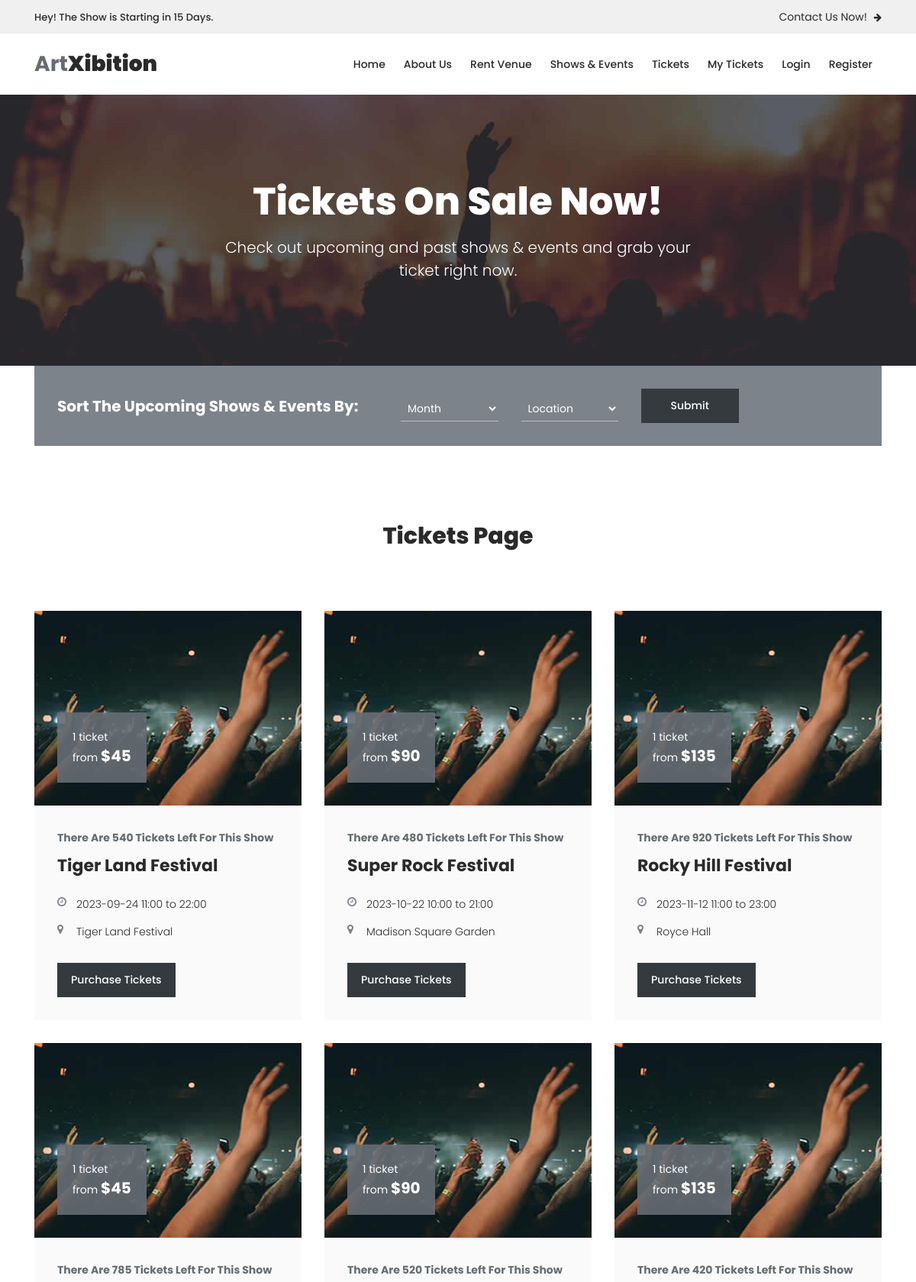
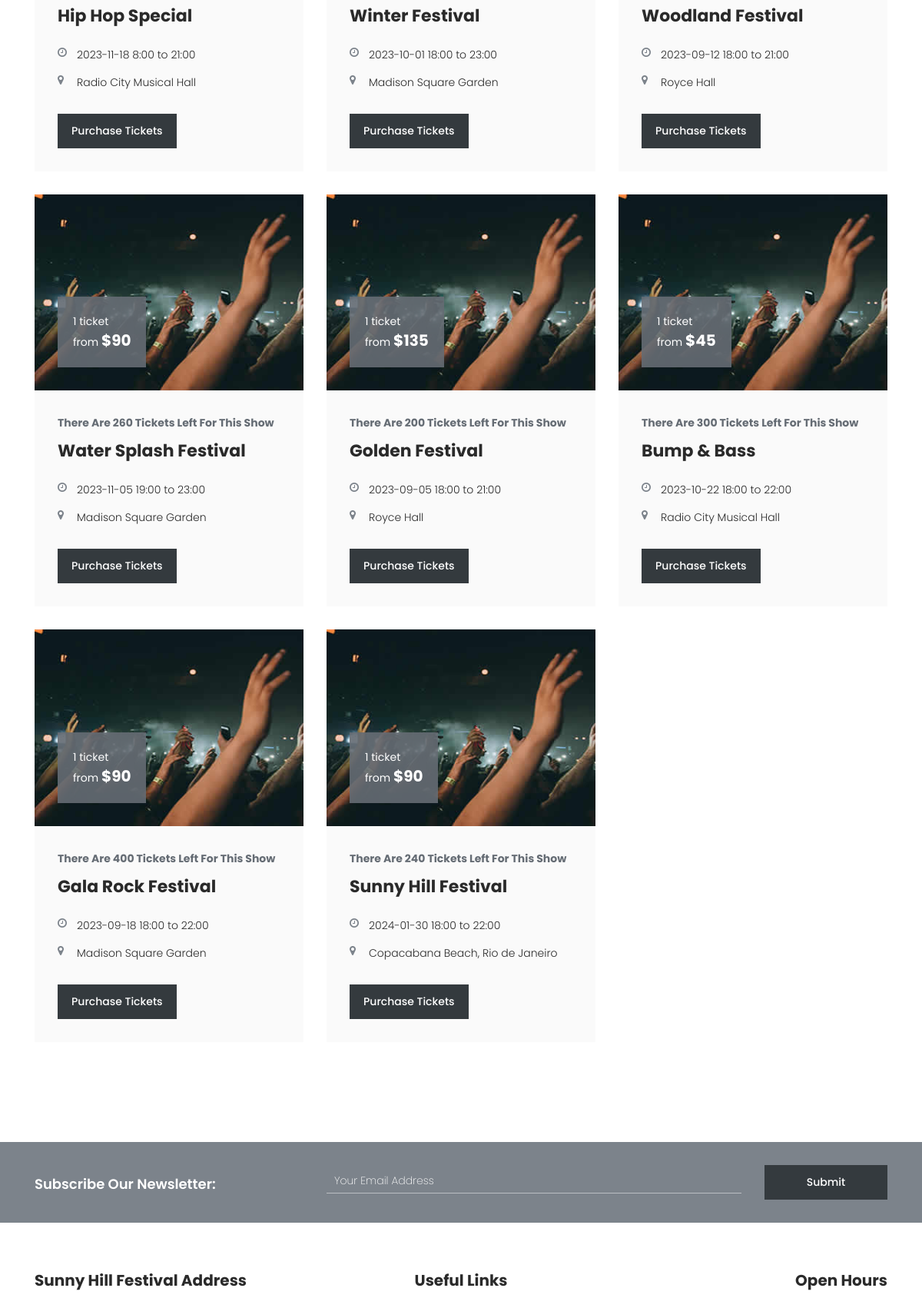
Page /tickets (upper part) on the committed database (2 pictures, top to bottom).
### app/models.py (models this page shows)
    class Etkinlikler(db.Model):
        etkinlik_id = db.Column(db.Integer, primary_key=True)
        etkinlik_ad = db.Column(db.String(100),nullable=False)
        etkinlik_turu = db.Column(db.String(100),nullable=False)
        etkinlik_yeri = db.Column(db.String(100),nullable=False)
        etkinlik_tarih = db.Column(db.Date, nullable=False)
        etkinlik_baslangic_saati = db.Column(db.Integer, nullable=False)
        etkinlik_bitis_saati = db.Column(db.Integer, nullable=False)
        kapasite = db.Column(db.Integer, nullable=False)
        bilet_id = db.Column(db.Integer, nullable=False)
        users = db.relationship('User', secondary='user_etkinliks', back_populates='etkinliks')

### app/views.py (the view)
@app.route('/tickets')
def tickets():
    events = Etkinlikler.query.all()
    return render_template('tickets.html', events=events)

### app/__init__.py (called while the page is built)
@app.before_request
def before_request():
    if "/admin" in request.url:
        if current_user.is_authenticated and current_user.is_admin:
            return None
        else:
            return redirect(url_for("auth.login"))

### app/templates/tickets.html (shortened to what this page needs)
{% extends 'base.html' %}
{%block content%}
    <div class="page-heading-shows-events">
        <div class="container">
            <div class="row">
                <div class="col-lg-12">
                    <h2>Tickets On Sale Now!</h2>
                    <span>Check out upcoming and past shows & events and grab your ticket right now.</span>
                </div>
            </div>
        </div>
    </div>
    <div class="tickets-page">
        <div class="container">
            <div class="row">
                <div class="col-lg-12">
                    <div class="search-box">
                        <form id="subscribe" action="{{ url_for('tickets_filtered') }}" method="POST">
                            <div class="row">
                                <div class="col-lg-5">
                                    <div class="search-heading">
                                        <h4>Sort The Upcoming Shows & Events By:</h4>
                                    </div>
                                </div>
                                <div class="col-lg-7">
                                    <div class="row">
                                        <div class="col-lg-3">
                                            <select name="month">
                                                <option value="Month">Month</option>
                                            </select>
                                        </div>
                                        <div class="col-lg-3">
                                            <select name="location">
                                                <option value="Location">Location</option>
                                            </select>
                                        </div>
                                        <div class="col-lg-3">
                                            <fieldset>
                                                <button type="submit" id="form-submit" class="main-dark-button">Submit</button>
                                            </fieldset>
                                        </div>
                                    </div>
                                </div>
                            </div>
                        </form>
                    </div>
                </div>
                <div class="col-lg-12">
                    <div class="heading">
                        <h2>Tickets Page</h2>
                    </div>
                </div>
                {% for event in events %}
                <div class="col-lg-4">
                    <div class="ticket-item">
                        <div class="thumb">
                            <img src="/static/assets/images/ticket-01.jpg" alt="">
                            <div class="price">
                                <span>1 ticket<br>from <em>${{event.bilet_id*45}}</em></span>
                            </div>
                        </div>
                        <div class="down-content">
                            <span>There Are {{event.kapasite}} Tickets Left For This Show</span>
                            <h4>{{event.etkinlik_ad}}</h4>
                            <ul>
                                <li><i class="fa fa-clock-o"></i> {{event.etkinlik_tarih}} {{event.etkinlik_baslangic_saati}}:00 to {{event.etkinlik_bitis_saati}}:00</li>
                                <li><i class="fa fa-map-marker"></i>{{event.etkinlik_yeri}}</li>
                            </ul>
                            <div class="main-dark-button">
                                <a href="#" onclick="purchaseTicketsDetails('{{ event.etkinlik_ad }}')">Purchase Tickets</a>
                            </div>
                        </div>
                    </div>
                </div>
                {% endfor %}
                </div>
        </div>
    </div>
    {%endblock%}

### app/static/assets/css/tooplate-artxibition.css (style rules this page uses)
html, body, div, span, applet, object, iframe, h1, h2, h3, h4, h5, h6, p, blockquote, div pre, a, abbr, acronym, address, big, cite, code, del, dfn, em, font, img, ins, kbd, q, s, samp, small, strike, strong, sub, sup, tt, var, b, u, i, center, dl, dt, dd, ol, ul, li, figure, header, nav, section, article, aside, footer, figcaption { margin: 0; padding: 0; border: 0; outline: 0; }
ul, li { padding: 0; margin: 0; list-style: none; }
* { box-sizing: border-box; }
html, body { font-family: 'Poppins', sans-serif; font-weight: 400; background-color: #fff; font-size: 16px; -ms-text-size-adjust: 100%; -webkit-font-smoothing: antialiased; -moz-osx-font-smoothing: grayscale; }
a { text-decoration: none !important; }
h1, h2, h3, h4, h5, h6 { margin-top: 0px; margin-bottom: 0px; }
h4 { line-height: 30px; }
ul { margin-bottom: 0px; }
html, body { background: #fff; font-family: 'Poppins', sans-serif; }
.main-dark-button a { display: inline-block; font-size: 14px; padding: 12px 18px; background-color: #343a3e; color: #fff; text-align: center; font-weight: 500; text-transform: capitalize; transition: all .3s; }
.page-heading-shows-events { background-image: url(../images/shows_events_bg.jpg); background-size: cover; background-repeat: no-repeat; padding: 110px 0px; text-align: center; }
.page-heading-shows-events h2 { font-size: 50px; color: #fff; font-weight: 800; margin-bottom: 15px; }
.page-heading-shows-events span { font-size: 20px; color: #fff; font-weight: 300; padding: 0px 250px; display: inline-block; }
.tickets-page { margin-bottom: 100px; }
.tickets-page .search-box { background-color: #7c838b; padding: 30px; }
.tickets-page .search-box h4 { color: #fff; font-weight: 700; font-size: 20px; margin-top: 8px; }
.tickets-page .search-box select { margin-top: 10px; background-color: transparent; border-bottom: 1px solid rgba(250, 250, 250, 0.5); border-top: none; border-right: none; border-left: none; outline: none; color: #fff; font-size: 14px; width: 100%; padding: 5px; }
.tickets-page .search-box option { background-color: #343a3e; }
.tickets-page .search-box .main-dark-button { display: inline-block; font-size: 14px; padding: 12px 18px; background-color: #343a3e; color: #fff; text-align: center; font-weight: 500; text-transform: capitalize; transition: all .3s; border: none; outline: none; width: 100%; }
.tickets-page .heading h2 { font-size: 30px; font-weight: 800; color: #2a2a2a; text-align: center; margin-top: 100px; margin-bottom: 80px; }
.tickets-page .ticket-item .thumb { position: relative; }
.tickets-page .ticket-item .thumb img { width: 100%; overflow: hidden; }
.tickets-page .ticket-item .thumb .price { background-color: rgba(101,108,116,0.9); display: inline-block; padding: 20px; position: absolute; left: 30px; bottom: 30px; }
.tickets-page .ticket-item .thumb .price span { color: #fff; font-size: 14px; line-height: 25px; }
.tickets-page .ticket-item .thumb .price span em { font-weight: 700; font-size: 20px; font-style: normal; }
.tickets-page .ticket-item { margin-bottom: 30px; }
.tickets-page .ticket-item .down-content { background-color: #fafafa; padding: 30px;; }
.tickets-page .ticket-item .down-content span { font-size: 14px; color: #656c74; font-weight: 700; }
.tickets-page .ticket-item .down-content h4 { font-size: 22px; font-weight: 700; color: #2a2a2a; margin-top: 10px; margin-bottom: 25px; }
.tickets-page .ticket-item .down-content ul li { font-size: 14px; color: #2a2a2a; font-weight: 300; margin-bottom: 15px; }
.tickets-page .ticket-item .down-content ul li i { color: #7c838b; margin-right: 10px; width: 15px; height: 25px; float: left; }
.tickets-page .ticket-item .down-content .main-dark-button { margin-top: 30px; }

### rows in the picture
Etkinlikler: bilet_id "45", kapasite "540", etkinlik_ad "Tiger Land Festival", etkinlik_tarih "2023-09-24", etkinlik_baslangic_saati "11", etkinlik_bitis_saati "22", etkinlik_yeri "Tiger Land Festival"
Etkinlikler: bilet_id "90", kapasite "480", etkinlik_ad "Super Rock Festival", etkinlik_tarih "2023-10-22", etkinlik_baslangic_saati "10", etkinlik_bitis_saati "21", etkinlik_yeri "Madison Square Garden"
Etkinlikler: bilet_id "135", kapasite "920", etkinlik_ad "Rocky Hill Festival", etkinlik_tarih "2023-11-12", etkinlik_baslangic_saati "11", etkinlik_bitis_saati "23", etkinlik_yeri "Royce Hall"
Etkinlikler: bilet_id "45", kapasite "785", etkinlik_ad "Hip Hop Special", etkinlik_tarih "2023-11-18", etkinlik_baslangic_saati "8", etkinlik_bitis_saati "21", etkinlik_yeri "Radio City Musical Hall"
Etkinlikler: bilet_id "90", kapasite "520", etkinlik_ad "Winter Festival", etkinlik_tarih "2023-10-01", etkinlik_baslangic_saati "18", etkinlik_bitis_saati "23", etkinlik_yeri "Madison Square Garden"
Etkinlikler: bilet_id "135", kapasite "420", etkinlik_ad "Woodland Festival", etkinlik_tarih "2023-09-12", etkinlik_baslangic_saati "18", etkinlik_bitis_saati "21", etkinlik_yeri "Royce Hall"
Etkinlikler: bilet_id "90", kapasite "260", etkinlik_ad "Water Splash Festival", etkinlik_tarih "2023-11-05", etkinlik_baslangic_saati "19", etkinlik_bitis_saati "23", etkinlik_yeri "Madison Square Garden"
Etkinlikler: bilet_id "135", kapasite "200", etkinlik_ad "Golden Festival", etkinlik_tarih "2023-09-05", etkinlik_baslangic_saati "18", etkinlik_bitis_saati "21", etkinlik_yeri "Royce Hall"
Etkinlikler: bilet_id "45", kapasite "300", etkinlik_ad "Bump & Bass", etkinlik_tarih "2023-10-22", etkinlik_baslangic_saati "18", etkinlik_bitis_saati "22", etkinlik_yeri "Radio City Musical Hall"
Etkinlikler: bilet_id "90", kapasite "400", etkinlik_ad "Gala Rock Festival", etkinlik_tarih "2023-09-18", etkinlik_baslangic_saati "18", etkinlik_bitis_saati "22", etkinlik_yeri "Madison Square Garden"
Etkinlikler: bilet_id "90", kapasite "240", etkinlik_ad "Sunny Hill Festival", etkinlik_tarih "2024-01-30", etkinlik_baslangic_saati "18", etkinlik_bitis_saati "22", etkinlik_yeri "Copacabana Beach, Rio de Janeiro"
